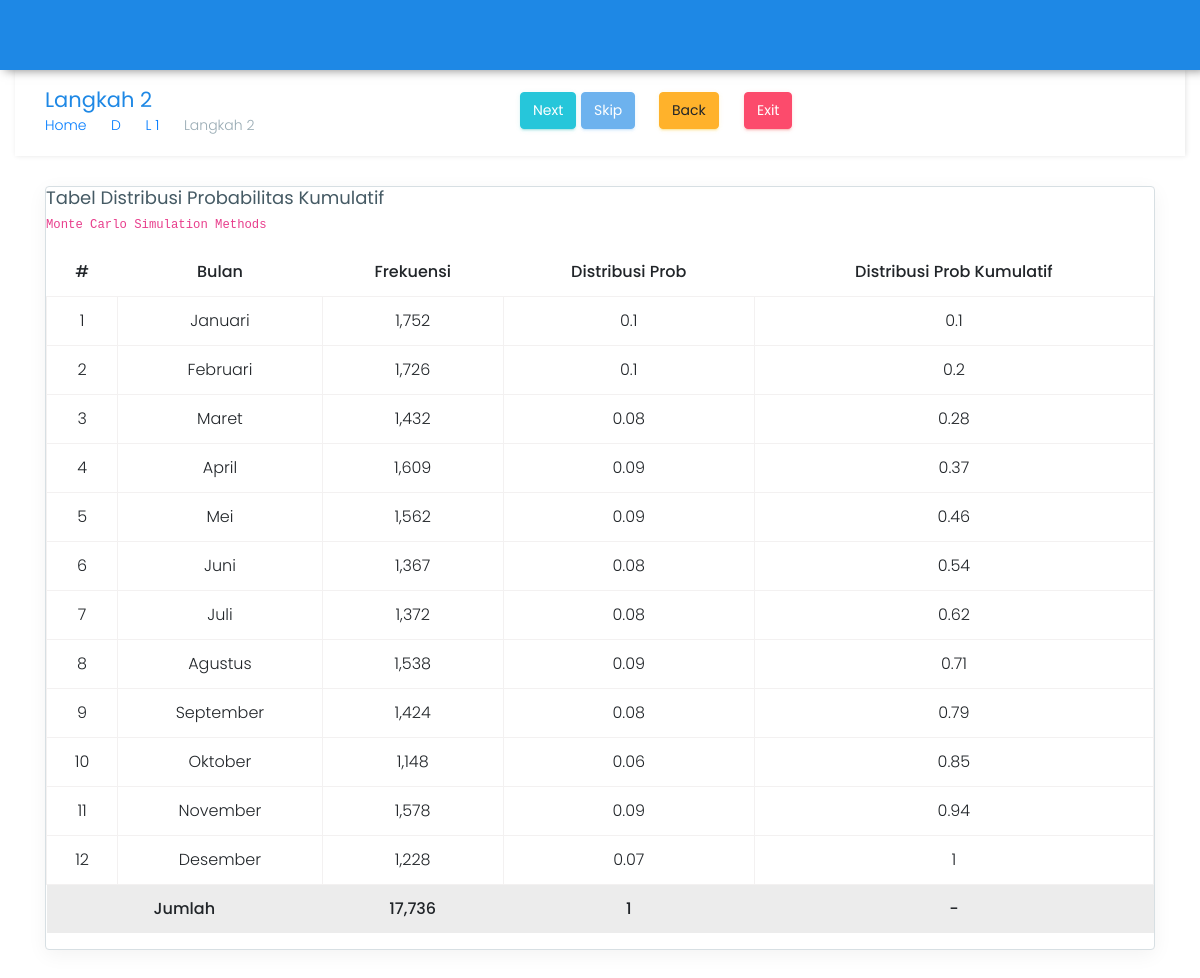
The page /target17/dua.php on the database its author committed.
### tables this page shows
CREATE TABLE `data_2016` (
  `id_bulan` varchar(10) NOT NULL,
  `jumlah_pasien` int(10) NOT NULL
);

CREATE TABLE `tabel_bulan` (
  `id_bulan` varchar(10) NOT NULL,
  `nama_bulan` varchar(50) NOT NULL
);

### target17/dua.php (the view, shortened to what this page needs)
<?php
require_once "../config/koneksi.php";
?>
<!DOCTYPE html>
<html lang="en">
<head>
    <link href="../assets/plugins/bootstrap/css/bootstrap.min.css" rel="stylesheet">
    <link href="../lite/css/style.css" rel="stylesheet">
    <link href="../lite/css/colors/blue.css" id="theme" rel="stylesheet">
</head>
<body class="card-no-border">
    <header class="topbar">
        <nav class="navbar top-navbar navbar-toggleable-sm navbar-light"></nav>
    </header>
        <div class="container">
            <div class="row page-titles">
                <div class="col-md-5 col-8 align-self-center">
                    <h3 class="text-themecolor m-b-0 m-t-0">Langkah 2</h3>
                    <ol class="breadcrumb">
                        <li class="breadcrumb-item"><a href="../">Home</a></li>
                        <li class="breadcrumb-item"><a href="index.php">D</a></li>
                        <li class="breadcrumb-item"><a href="../">L 1</a></li>
                        <li class="breadcrumb-item active">Langkah 2</li>
                    </ol>
                </div>
                <div class="col-md-7 col-4 align-self-center">
                    <a href="tiga.php" class="btn waves-effect waves-light btn-success pull-right hidden-sm-down" data-toggle="tooltip" data-placement="top" title="Klik Untuk Lanjut Ke Langkah 3"> Next</a>
                    <a href="#" class="btn waves-effect waves-light btn-info pull-right hidden-sm-down disabled" style="margin-right: 20px;" data-toggle="tooltip" data-placement="top" title="Klik Untuk Lompat Ke langkah 3"> Skip</a>
                    <a href="satu.php" class="btn waves-effect waves-light btn-warning pull-right hidden-sm-down" style="margin-right: 20px;" data-toggle="tooltip" data-placement="top" title="Klik Untuk Kembali ke Halaman Sebelumnya"> Back</a>
                    <a href="../" class="btn waves-effect waves-light btn-danger pull-right hidden-sm-down" style="margin-right: 20px;" data-toggle="tooltip" data-placement="top" title="Klik Untuk Keluar"> Exit</a>
                </div>
            </div>
            <div class="row">
                <div class="col-lg-12">
                    <div class="card">
                        <div class="card-block">
                            <h4 class="card-title">Tabel Distribusi Probabilitas Kumulatif</h4>
                            <h6 class="card-subtitle"><code>Monte Carlo Simulation Methods</code></h6>
                            <div class="table-responsive">
                                <table class="table table-hover table-bordered">
                                    <thead>
                                        <tr>
                                            <th class="text-center">#</th>
                                            <th class="text-center">Bulan</th>
                                            <th class="text-center">Frekuensi</th>
                                            <th class="text-center">Distribusi Prob</th>
                                            <th class="text-center">Distribusi Prob Kumulatif</th>
                                        </tr>
                                    </thead>
                                    <tbody>
                                    <?php
                                    $no = 1;
                                    $querys = mysqli_query($con, "SELECT b.nama_bulan, d.jumlah_pasien FROM tabel_bulan b, data_2016 d WHERE b.id_bulan = d.id_bulan") or die(mysqli_error($con));
                                    $totals = mysqli_query($con, "SELECT SUM(jumlah_pasien) AS total FROM data_2016") or die(mysqli_error($con));
                                    $total = mysqli_fetch_array($totals);
                                    foreach ($querys as $query) : ?>
                                        <tr>
                                            <td class="text-center"><?= $no++ ?></td>
                                            <td class="text-center"><?= $query['nama_bulan'] ?></td>
                                            <td class="text-center"><?= number_format($query['jumlah_pasien']) ?></td>
                                            <td class="text-center"><?= @$disprob = round($query['jumlah_pasien'] / $total['total'], 2) ?></td>
                                            <?php @$disprobkum += $disprob ?>
                                            <?php if ($disprobkum > 1) { $disprobkum = 1; } ?>
                                            <td class="text-center"><?= $disprobkum ?></td>
                                        </tr>
                                        <?php @$sumdisprob += $disprob ?>
                                    <?php endforeach; ?>
                                    </tbody>
                                    <tfoot class="table-active">
                                        <tr>
                                            <th colspan="2" class="text-center">Jumlah</th>
                                            <th class="text-center"><?= number_format($total['total']) ?></th>
                                            <th class="text-center"><?= round($sumdisprob, 1) ?></th>
                                            <th class="text-center"> - </th>
                                        </tr>
                                    </tfoot>
                                </table>
                            </div>
                        </div>
                    </div>
                </div>
            </div>
        </div>
</body>
</html>

### lite/css/colors/blue.css (style rules this page uses)
.topbar { background: #1e88e5; }
.text-themecolor { color: #1e88e5 !important; }

### target17/dua.php (style rules this page uses)
body { background: url(../assets/images/full-bloom.png); }

### rows shown on the page
data_2016: id_bulan.nama_bulan "Januari", jumlah_pasien "1,752", total "0.1", disprobkum "0.1"
data_2016: id_bulan.nama_bulan "Februari", jumlah_pasien "1,726", total "0.1", disprobkum "0.2"
data_2016: id_bulan.nama_bulan "Maret", jumlah_pasien "1,432", total "0.08", disprobkum "0.28"
data_2016: id_bulan.nama_bulan "April", jumlah_pasien "1,609", total "0.09", disprobkum "0.37"
data_2016: id_bulan.nama_bulan "Mei", jumlah_pasien "1,562", total "0.09", disprobkum "0.46"
data_2016: id_bulan.nama_bulan "Juni", jumlah_pasien "1,367", total "0.08", disprobkum "0.54"
data_2016: id_bulan.nama_bulan "Juli", jumlah_pasien "1,372", total "0.08", disprobkum "0.62"
data_2016: id_bulan.nama_bulan "Agustus", jumlah_pasien "1,538", total "0.09", disprobkum "0.71"
data_2016: id_bulan.nama_bulan "September", jumlah_pasien "1,424", total "0.08", disprobkum "0.79"
data_2016: id_bulan.nama_bulan "Oktober", jumlah_pasien "1,148", total "0.06", disprobkum "0.85"
data_2016: id_bulan.nama_bulan "November", jumlah_pasien "1,578", total "0.09", disprobkum "0.94"
data_2016: id_bulan.nama_bulan "Desember", jumlah_pasien "1,228", total "0.07", disprobkum "1"

### other values the page prints
$total['total'] "17,736"
$sumdisprob "1"
